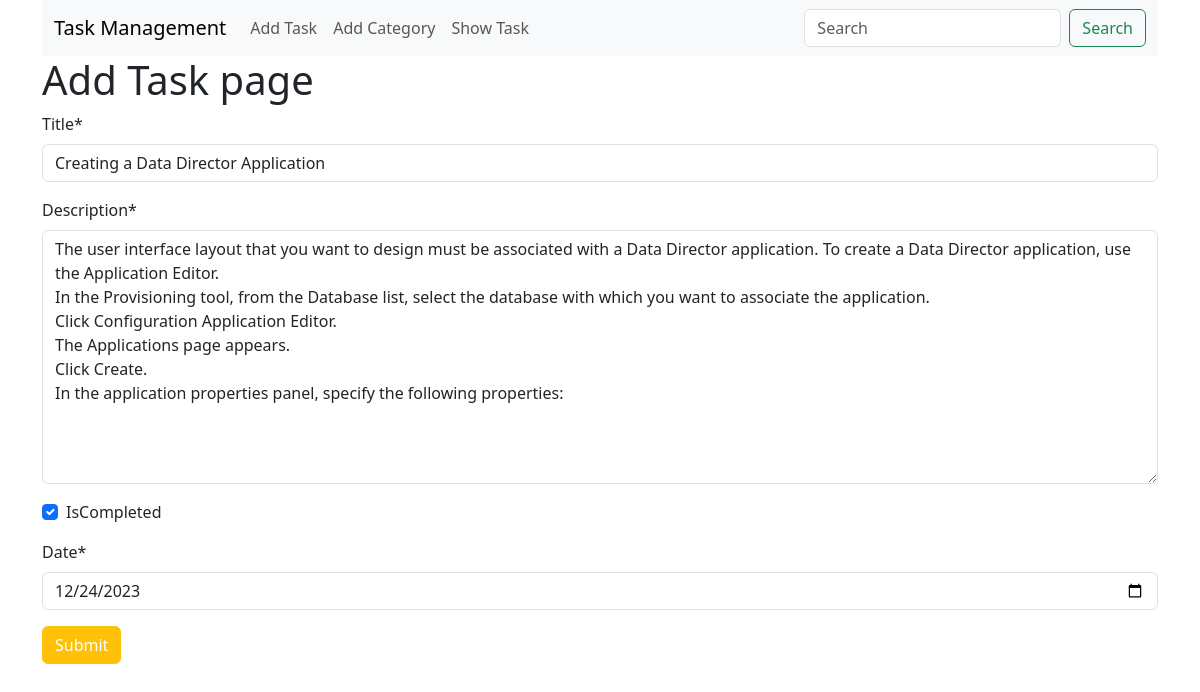
Page /task/edit/7 on the committed database.
### task/models.py (models this page shows, shortened)
class TaskModel(models.Model):
    title = models.CharField(max_length=100)
    description = models.TextField()
    isCompleted = models.BooleanField(default=False)
    date = models.DateField()

### task/views.py (the view)
# urls.py: path('edit/<int:id>',views.edit_task,name='edit_task'),
def edit_task(request,id):
    task = models.TaskModel.objects.get(pk=id)
    task_form = forms.TaskForm(instance=task)
    if request.method == 'POST':
        task_form = forms.TaskForm(request.POST,instance=task)
        if task_form.is_valid():
            print(task_form.cleaned_data)
            task_form.save()
            return redirect('show_task')
    return render(request, 'task.html',{'form':task_form})

### task/forms.py
class TaskForm(forms.ModelForm):
    class Meta:
        model = TaskModel
        fields = '__all__'
        widgets = {
            'date': forms.DateInput(attrs={'type': 'date'}),
        }

### task/templates/task.html (shortened to what this page needs)
{% extends "base.html" %} {% block content %} {% load static %} {% load crispy_forms_tags %}
<form method="POST" enctype="multipart/form-data">
    <h1>Add Task page</h1>
    {{ form | crispy }}
    <button type="submit" class="btn btn-warning text-white">Submit</button>
</form>
{% endblock %}

### rows in the picture
TaskModel: title "Creating a Data Director Application", description "The user interface layout that you want to design must be associated with a Data Director application. To create a Data Director application, use the Application Editor. In the Provisioning tool, from the Database list, select the database with which you want to associate the application. Click Configuration Application Editor. The Applications page appears. Click Create. In the application properties panel, specify the following properties:", isCompleted "☑", date "12/24/2023"
